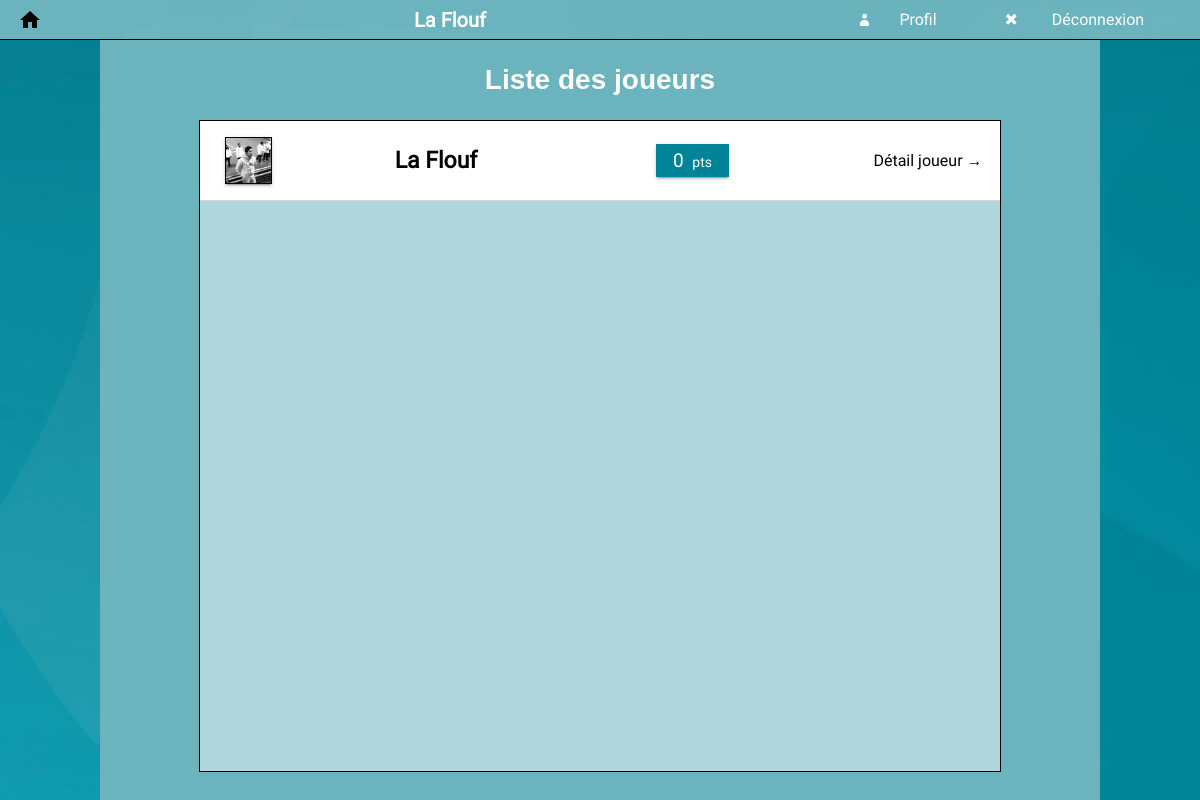
The page /listeJoueur.php (signed in) on the database its author committed.
### tables this page shows
CREATE TABLE IF NOT EXISTS `classements` (
  `type` varchar(50) NOT NULL,
  `owner_id` int(11) NOT NULL,
  `points` int(11) NOT NULL DEFAULT '0',
  `bonus` int(11) NOT NULL DEFAULT '0',
  `nb_perf` int(11) NOT NULL DEFAULT '0',
  `nb_correct_plus` int(11) NOT NULL DEFAULT '0',
  `nb_correct` int(11) NOT NULL DEFAULT '0',
  `nb_inverse` int(11) NOT NULL DEFAULT '0',
  `nb_echec` int(11) NOT NULL DEFAULT '0',
  `rang` int(11) NOT NULL DEFAULT '1'
);

CREATE TABLE IF NOT EXISTS `joueurs` (
  `id_joueur` int(6) UNSIGNED NOT NULL AUTO_INCREMENT,
  `prenom` varchar(50) NOT NULL,
  `nom` varchar(50) DEFAULT NULL,
  `surnom` varchar(50) DEFAULT NULL,
  `email` varchar(50) DEFAULT NULL,
  `password` varchar(50) DEFAULT NULL,
  `image` varchar(300) DEFAULT 'images/user/default.jpg',
  `departement` int(6) DEFAULT NULL,
  `telephone` varchar(255) NOT NULL,
  `payed` tinyint(1) NOT NULL DEFAULT '0',
  `updated` tinyint(1) NOT NULL DEFAULT '0',
  `female` tinyint(1) NOT NULL DEFAULT '0',
  `modif_profil` tinyint(1) NOT NULL DEFAULT '0',
  `modif_match` tinyint(1) NOT NULL DEFAULT '0',
  `modif_bonus` tinyint(1) NOT NULL DEFAULT '0',
  `description` varchar(4024) DEFAULT NULL,
  `equipe` int(11) DEFAULT NULL,
  `oauth` enum('Yes','No') NOT NULL DEFAULT 'No',
  `status` enum('active','inactive') NOT NULL DEFAULT 'active',
  PRIMARY KEY (`id_joueur`)
);

### functions.php (called while the page is built, shortened)
<?php
function utf8_encode_function($str)
{
    return utf8_encode($str);
    return ($str);
}
?>

### include/viewListeJoueurs.php (the view, shortened to what this page needs)
<?php
	require_once 'config.php';
	require_once 'functions.php';
	$qry = "SELECT * FROM joueurs LEFT JOIN classements ON classements.owner_id = joueurs.id_joueur AND type = 'general';";
	$result = mysqli_query($con, $qry);
	echo '
		<div class="allListe">
		<table class="tableListe" style="background:#FFF;" >';
	while ($row = mysqli_fetch_array($result ))
	{
		$image = utf8_encode_function($row["image"]);
		$surnom = utf8_encode_function($row["surnom"]);
		$points = utf8_encode_function($row["points"]);
		$id_joueur = $row["id_joueur"];
	echo '
			<tr style="border-bottom: solid 1px rgba(0, 0, 0, 0.16);">
				<td class="tableListeFirst">
					<img class="imageListe" src="', $image, '" />
				</td>
				<td class="tableListeSecond">',
					$surnom,
				'</td>
				<td class="tableListeThird"> <div class="pancarteListeJoueur">',
					$points,
				'		<span class="petitPoint">pts</span>
				</div>	</td>
				<td class="tableListeFour" id="detailJoueur', $id_joueur ,'">
					Détail joueur &rarr;
				</td>
			</tr>';
	}
	echo '
		</table>
		</div>
	';
?>

### css/style.css (style rules this page uses)
body { color: black; background-color: #595963; background-image: url(../images/footer.webp); background-repeat: no-repeat; background-position: center center; background-attachment: fixed; margin: 0px; font-family: Roboto; }
table { font-family: 'Roboto'; }
.tableListeSecond { font-weight: bold; font-size: 23px; }
.imageListe { display: inline; height: 45px; width: 45px; margin: 15px; box-shadow: 0 2px 2px 0 rgba(0, 0, 0, 0.14), 0 3px 1px -2px rgba(0, 0, 0, 0.2), 0 1px 5px 0 rgba(0, 0, 0, 0.12); border: solid 1px; }
.pancarteListeJoueur { background: #018498; margin-left: 79px; margin-right: 126px; padding: 5px; font-size: 19px; color: white; box-shadow: 0 2px 2px 0 rgba(0, 0, 0, 0.14), 0 3px 1px -2px rgba(0, 0, 0, 0.2), 0 1px 5px 0 rgba(0, 0, 0, 0.12); }
.tableListeFour { width: 18%; text-align: center; cursor: pointer; }
.tableListeThird { width: 35%; text-align: center; font-size: 17px; }
.tableListeSecond { width: 35%; text-align: center; }
.tableListeFirst { width: 12%; text-align: center; }
.tableListe { margin: auto; width: 100%; border-collapse: collapse; }
.allListe { height: 650px; width: 800px; border: solid 1px; display: block; margin: auto; margin-top: 30px; overflow-y: scroll; background: rgba(255, 255, 255, 0.45); }
.petitPoint { font-size: 14px; padding-left: 4px; }

### rows shown on the page
classements: owner.image (picture), owner.surnom "La Flouf", points "0"

### other values the page prints
$pseudo "La Flouf"
